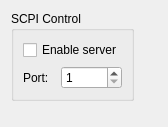
          <widget class="QWidget" name="scrollAreaWidgetContents_6">
           <property name="geometry">
            <rect>
             <x>0</x>
             <y>0</y>
             <width>168</width>
             <height>127</height>
            </rect>
           </property>
           <layout class="QHBoxLayout" name="horizontalLayout_12">
            <item>
             <layout class="QVBoxLayout" name="verticalLayout_10">
              <item>
               <widget class="QGroupBox" name="groupBox_8">
                <property name="title">
                 <string>SCPI Control</string>
                </property>
                <layout class="QVBoxLayout" name="verticalLayout_8">
                 <item>
                  <widget class="QCheckBox" name="SCPIServerEnabled">
                   <property name="text">
                    <string>Enable server</string>
                   </property>
                  </widget>
                 </item>
                 <item>
                  <layout class="QHBoxLayout" name="horizontalLayout_7">
                   <item>
                    <widget class="QLabel" name="label_20">
                     <property name="text">
                      <string>Port:</string>
                     </property>
                    </widget>
                   </item>
                   <item>
                    <widget class="QSpinBox" name="SCPIServerPort">
                     <property name="minimum">
                      <number>1</number>
                     </property>
                     <property name="maximum">
                      <number>65535</number>
                     </property>
                    </widget>
                   </item>
                  </layout>
                 </item>
                </layout>
               </widget>
              </item>
              <item>
               <spacer name="verticalSpacer_4">
                <property name="orientation">
                 <enum>Qt::Vertical</enum>
                </property>
                <property name="sizeHint" stdset="0">
                 <size>
                  <width>20</width>
                  <height>40</height>
                 </size>
                </property>
               </spacer>
              </item>
             </layout>
            </item>
            <item>
             <spacer name="horizontalSpacer_4">
              <property name="orientation">
               <enum>Qt::Horizontal</enum>
              </property>
              <property name="sizeHint" stdset="0">
               <size>
                <width>473</width>
                <height>20</height>
               </size>
              </property>
             </spacer>
            </item>
           </layout>
          </widget>
